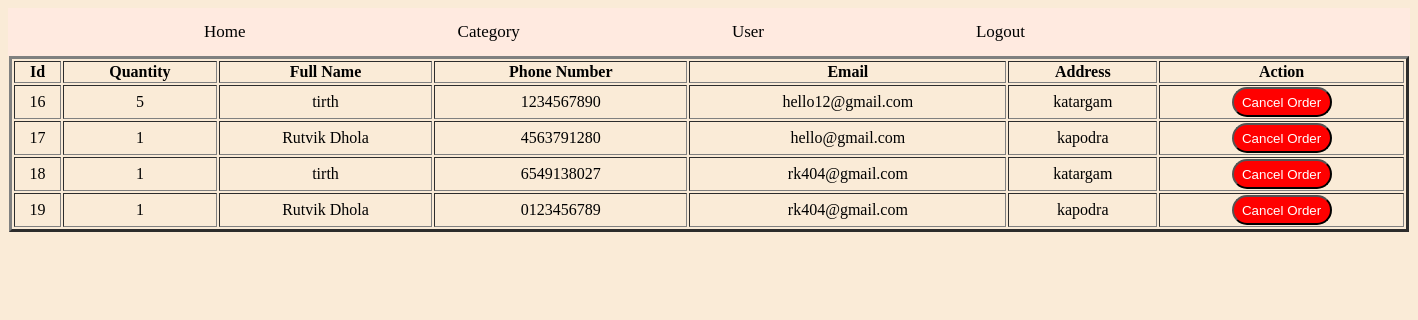
Screenshot of /Allorder.php with the database file from the repository.
### tables this page shows
CREATE TABLE `tblorder` (
  `id` int(11) NOT NULL,
  `uemail_order_find` varchar(225) NOT NULL,
  `quantity` int(11) NOT NULL,
  `fname` varchar(20) NOT NULL,
  `phno` varchar(20) NOT NULL,
  `email` varchar(20) NOT NULL,
  `address` varchar(20) NOT NULL
);

### Allorder.php (the view, shortened to what this page needs)
<!DOCTYPE html>
<html lang="en">
<head>
</head>
<body style="background-color:antiquewhite">
<div class="topnav">
    <a class="active" href="AdminHomePage.php">Home</a>
    <a href="AddCategory.php">Category</a>
    <a href="users.php">User</a>
    <a href="index.php">Logout</a>
    </div>
</body>
</html>
<?php
    include 'Database_connect.php';
    $query = "select * from tblorder";
    $data = mysqli_query($conn,$query);
    $t = mysqli_num_rows($data);
    if($t != 0)
    {
        ?>
        <table  align="center" border="3px" width=1400 bgcolor=antiquewhite style='text-align:center'>
            <tr>
                <th>Id</th>
                <th>Quantity</th>
			    <th>Full Name</th>
			    <th>Phone Number</th>
                <th>Email</th>
			    <th>Address</th>
			    <th>Action</th>
            </tr>
        <?php
        while( $r = mysqli_fetch_assoc($data))
        {
        echo "<tr>
                <td>".$r['id']."</td>
                <td>".$r['quantity']."</td>
                <td>".$r['fname']."</td>
                <td>".$r['phno']."</td>
                <td>".$r['email']."</td>
                <td>".$r['address']."</td>
                <td><a href='DeleteOrder.php?id=$r[id]'><input type='submit'class='delete' value='Cancel Order'></a>
                </td>
            </tr>";
        }
    }
    else
        echo "No Data Found";
?>
</table>

### Allorder.php (style rules this page uses)
.topnav { overflow: hidden; background-color: #ffeae0; }
.topnav a { float: left; margin-left: 180px; display: block; color: black; text-align: center; padding: 14px 16px; text-decoration: none; font-size: 17px; }
.delete { background-color: red; color: white; border-radius: 2cm; text-align:center; width: 100px; height: 30px; }

### rows the page displays
tblorder: id "16", quantity "5", fname "tirth", phno "1234567890", email "hello12@gmail.com", address "katargam"
tblorder: id "17", quantity "1", fname "Rutvik Dhola", phno "4563791280", email "hello@gmail.com", address "kapodra"
tblorder: id "18", quantity "1", fname "tirth", phno "6549138027", email "rk404@gmail.com", address "katargam"
tblorder: id "19", quantity "1", fname "Rutvik Dhola", phno "0123456789", email "rk404@gmail.com", address "kapodra"
